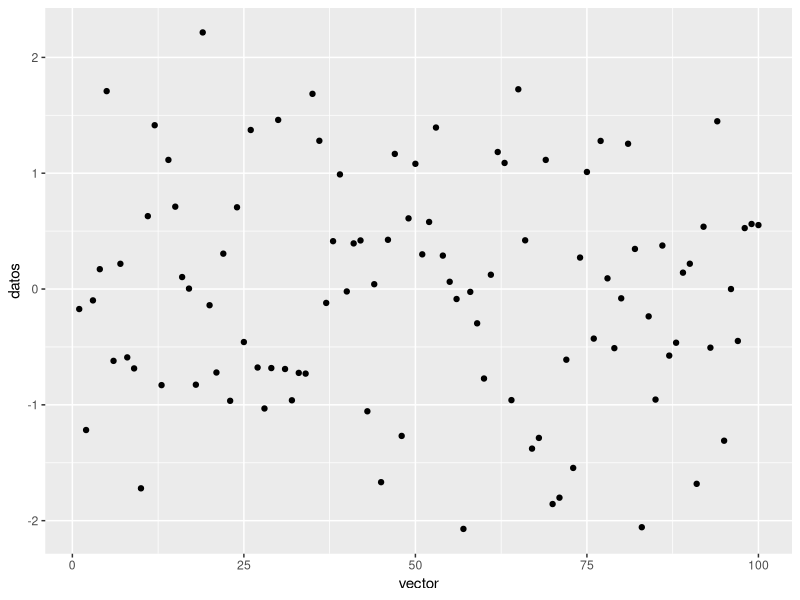
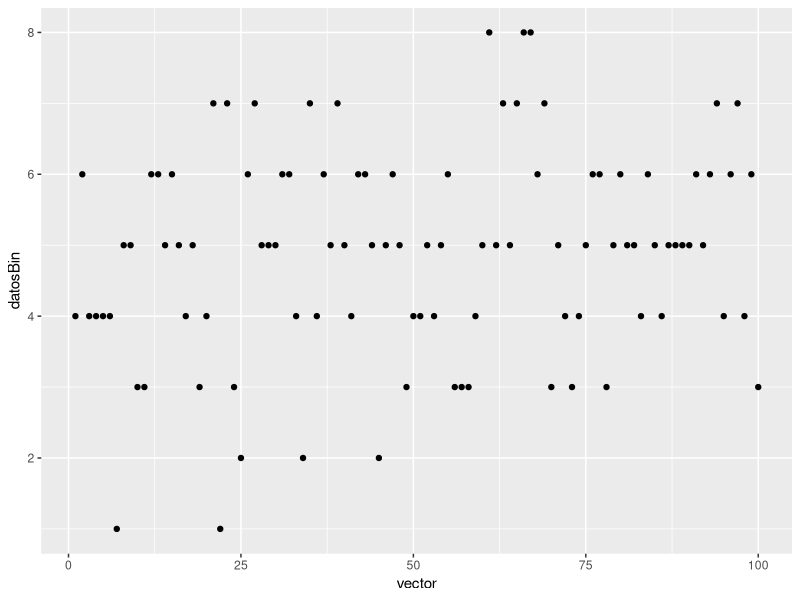
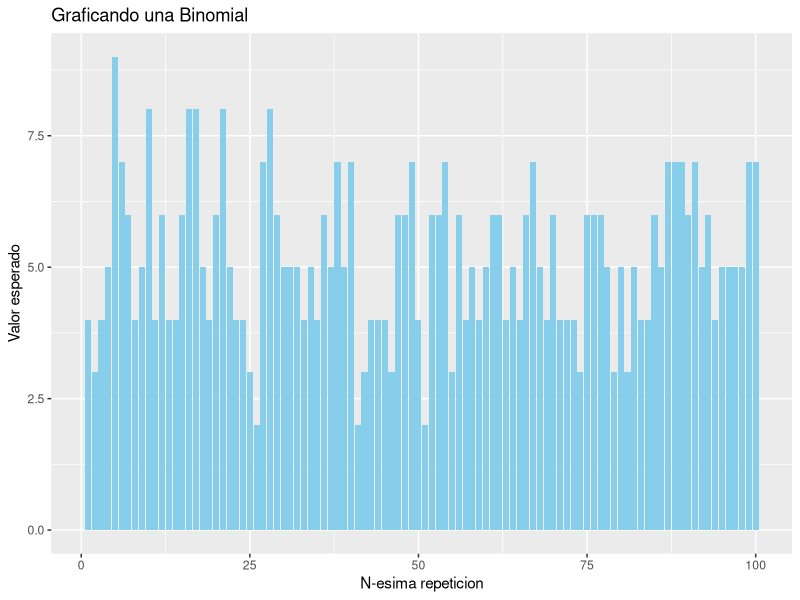

The R script that drew these images, in order:
#En este archivo voy a practicar lo aprendido de variables aleatorias y cadenad de Marckov

library(ggplot2)#Importando las librerias a usar
library(stats) #libreria para manejar las variables aleatorias

# Generar 100 muestras de una distribución normal con media 0 y desviación estándar 1
datos <- rnorm(100, mean = 0, sd = 1) #general una uniforme con las librerias de R pero creo que stats es la misma notacion 

datosBin <- rbinom(100, size=10, prob=0.5)


vector <- (1:100)


qplot(vector,datos)#graficando las va, normales
qplot(vector, datosBin)#Graficando las va, Binomiales


#Creando una grafica de barras para grafiacar cualquier funcoin que deseemos-----------------

createDataFrame <- function(vector, size){#parametros: vector es un vector que se le pasa de la muestra aleatoria, size: tamano de nuestro vector 
  resultado <- data.frame(
    categorias = c(1:size), #enumerando las realizaciones
    frecuencia =  vector #el vecotr que modela la va
  )
  return(resultado)
}

#Creando la funcion que nos permitira hacer cualquier grafica que deesemos
createGraf <- function(dataFrame,titulo, ejex, ejey){#DataFrame que creemos con la va, y los componentes basicos de la grafica
  grafica <- ggplot(dataFrame, aes(x= categorias, y=frecuencia))+
                    geom_bar(stat="identity", fill="skyblue")+
                    labs(title= titulo, x= ejex, y=ejey)
  return(grafica)
}

#Empezando a hacer la grafica de barras en este caso
#Graficando una va Binomial 

sizeSample <- 100 #tamano deseado de la muestra aleatoria 
createGraf( createDataFrame(rbinom(sizeSample, size=10, prob=0.5), sizeSample), "Graficando una Binomial", "N-esima repeticion", "Valor esperado")

